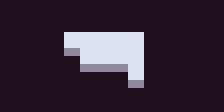

Rendered tile map (Tiled .tmx) drawn with the repository's tilesets; below, a short description and the full map source, tile grids included:
An orthogonal 14x7 tile map with 16x16 px tiles, 1 tile layer (tiles) and 4 objects (player, pudding, squar).

<map version="1.5" tiledversion="1.7.2" orientation="orthogonal" renderorder="right-down" width="14" height="7" tilewidth="16" tileheight="16" infinite="0" nextlayerid="3" nextobjectid="6">
 <editorsettings>
  <export target="level2.lua" format="lua" />
 </editorsettings>
 <properties>
  <property name="attack" type="int" value="1" />
  <property name="move1" type="int" value="1" />
  <property name="move2" type="int" value="1" />
  <property name="move3" type="int" value="1" />
 </properties>
 <tileset firstgid="1" source="tileset1.tsx" />
 <layer id="1" name="tiles" width="14" height="7">
  <data encoding="csv">
51,51,51,51,51,51,51,51,51,51,51,51,51,51,
51,51,51,51,51,51,51,51,51,51,51,51,51,51,
51,51,51,51,31,31,31,31,31,51,51,51,51,51,
51,51,51,51,41,31,31,31,31,51,51,51,51,51,
51,51,51,51,51,41,41,41,31,51,51,51,51,51,
51,51,51,51,51,51,51,51,21,51,51,51,51,51,
51,51,51,51,51,51,51,51,51,51,51,51,51,51
</data>
 </layer>
 <objectgroup id="2" name="objects">
  <object id="1" type="player" gid="38" x="128" y="80" width="16" height="16">
   <properties>
    <property name="health" type="int" value="1" />
   </properties>
  </object>
  <object id="2" type="pudding" gid="28" x="64" y="48" width="16" height="16" />
  <object id="3" type="squar" gid="39" x="96" y="48" width="16" height="16">
   <properties>
    <property name="damage" type="int" value="1" />
    <property name="direction" value="left" />
   </properties>
  </object>
  <object id="4" gid="48" x="80" y="48" width="16" height="16" />
 </objectgroup>
</map>
